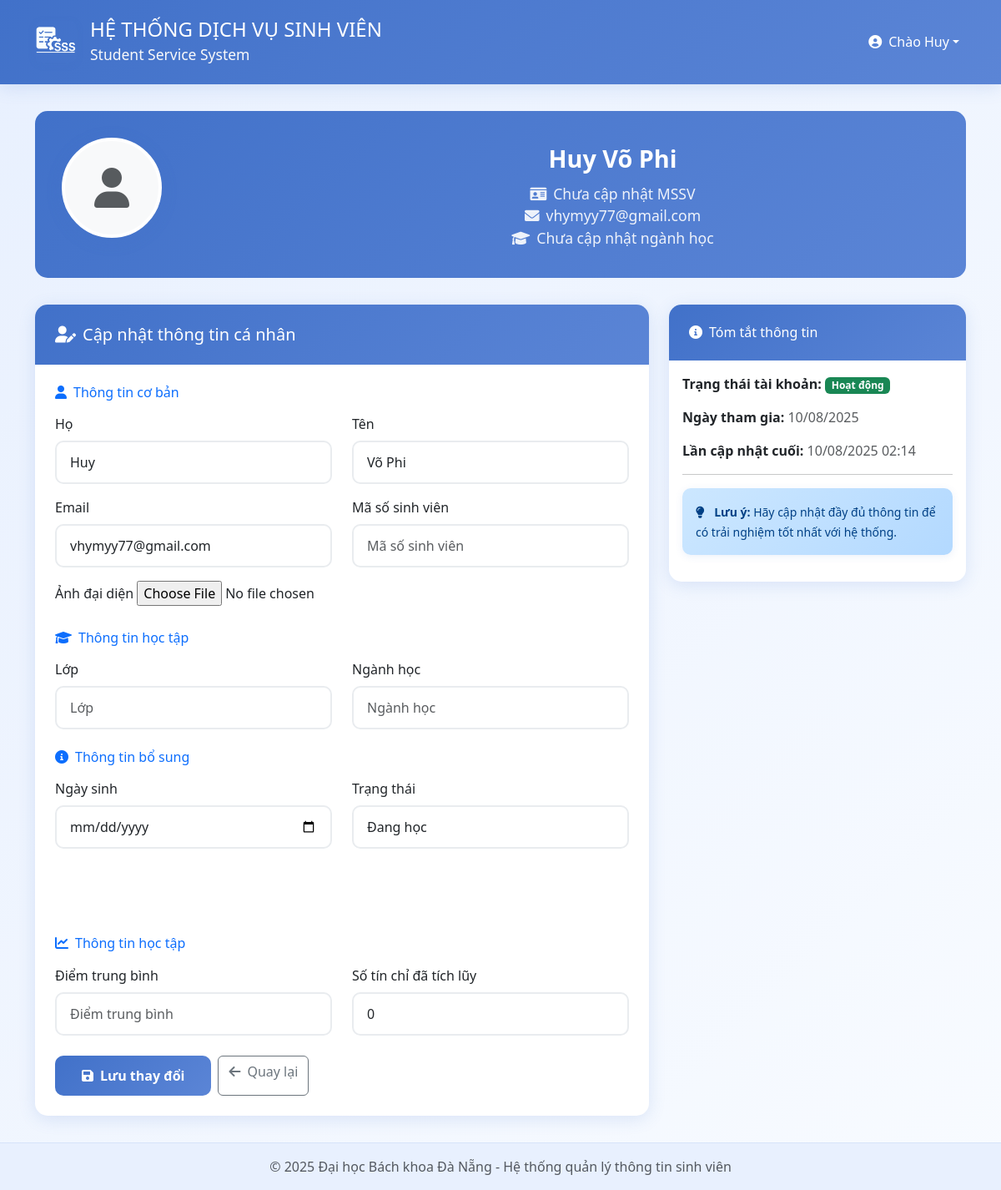
The page /account/profile/ (signed in) on the database its author committed.
### Account/models.py (models this page shows, shortened)
class CustomUser(AbstractUser):
    pass

class StudentProfile(models.Model):
    user = models.OneToOneField(settings.AUTH_USER_MODEL, on_delete=models.CASCADE)
    student_id = models.CharField(max_length=20, unique=True, null=True, blank=True)
    class_name = models.CharField(max_length=20, blank=True)
    major = models.CharField(max_length=100, blank=True)
    avatar = models.ImageField(upload_to='avatars/', null=True, blank=True)
    birth_date = models.DateField(null=True, blank=True)
    gpa = models.FloatField(null=True, blank=True)
    credits_earned = models.IntegerField(default=0)
    status = models.CharField(max_length=20, choices=[
        ('active', 'Đang học'),
        ('graduated', 'Đã tốt nghiệp'),
        ('suspended', 'Tạm nghỉ'),
        ('dropped', 'Thôi học')
    ], default='active')

### Account/views.py (the view)
# urls.py: path('profile/', views.profile_view, name='profile'),
@login_required
def profile_view(request):
    try:
        profile = request.user.studentprofile
    except StudentProfile.DoesNotExist:
        profile = StudentProfile.objects.create(user=request.user)
    if request.method == 'POST':
        user_form = CustomUserForm(request.POST, request.FILES, instance=request.user)
        profile_form = StudentProfileForm(request.POST, instance=profile)
        if user_form.is_valid() and profile_form.is_valid():
            user_form.save()
            profile_form.save()
            messages.success(request, 'Thông tin đã được cập nhật thành công!')
            return redirect('profile')
    else:
        user_form = CustomUserForm(instance=request.user)
        profile_form = StudentProfileForm(instance=profile)
    context = {
        'user_form': user_form,
        'profile_form': profile_form,
        'profile': profile,
    }
    return render(request, 'account/profile.html', context)

### templates/account/profile.html (shortened to what this page needs)
{% extends 'base.html' %}
{% load static %}
{% block content %}
<div class="container">
    <div class="profile-header fade-in">
        <div class="row align-items-center">
            <div class="col-md-3 text-center">
                {% if profile.avatar %}
                    <img src="{{ profile.avatar.url }}" alt="Avatar" class="profile-avatar">
                {% else %}
                    <div class="profile-avatar d-flex align-items-center justify-content-center bg-light">
                        <i class="fas fa-user fa-3x text-muted"></i>
                    </div>
                {% endif %}
            </div>
            <div class="col-md-9">
                <div class="profile-name">{{ user.get_full_name|default:user.username }}</div>
                <div class="profile-info">
                    <i class="fas fa-id-card me-2"></i>{{ profile.student_id|default:"Chưa cập nhật MSSV" }}
                </div>
                <div class="profile-info">
                    <i class="fas fa-envelope me-2"></i>{{ user.email|default:"Chưa cập nhật email" }}
                </div>
                <div class="profile-info">
                    <i class="fas fa-graduation-cap me-2"></i>{{ profile.major|default:"Chưa cập nhật ngành học" }}
                </div>
            </div>
        </div>
    </div>
    <div class="row">
        <div class="col-lg-8">
            <div class="card card-modern slide-in-right">
                <div class="card-header-modern">
                    <h5 class="mb-0">
                        <i class="fas fa-user-edit me-2"></i>Cập nhật thông tin cá nhân
                    </h5>
                </div>
                <div class="card-body p-4">
                    <form method="post" enctype="multipart/form-data">
                        <h6 class="text-primary mb-3">
                            <i class="fas fa-user me-2"></i>Thông tin cơ bản
                        </h6>
                        <div class="row mb-3">
                            <div class="col-md-6">
                                <label for="{{ user_form.first_name.id_for_label }}" class="form-label">
                                    {{ user_form.first_name.label }}
                                </label>
                                {{ user_form.first_name }}
                            </div>
                            <div class="col-md-6">
                                <label for="{{ user_form.last_name.id_for_label }}" class="form-label">
                                    {{ user_form.last_name.label }}
                                </label>
                                {{ user_form.last_name }}
                            </div>
                        </div>
                        <div class="row mb-3">
                            <div class="col-md-6">
                                <label for="{{ user_form.email.id_for_label }}" class="form-label">
                                    {{ user_form.email.label }}
                                </label>
                                {{ user_form.email }}
                            </div>
                            <div class="col-md-6">
                                <label for="{{ profile_form.student_id.id_for_label }}" class="form-label">
                                    {{ profile_form.student_id.label }}
                                </label>
                                {{ profile_form.student_id }}
                            </div>
                        </div>
                        <div class="mb-3">
                            <label for="{{ profile_form.avatar.id_for_label }}" class="form-label">
                                {{ profile_form.avatar.label }}
                            </label>
                            {{ profile_form.avatar }}
                        </div>
                        <h6 class="text-primary mb-3 mt-4">
                            <i class="fas fa-graduation-cap me-2"></i>Thông tin học tập
                        </h6>
                        <div class="row mb-3">
                            <div class="col-md-6">
                                <label for="{{ profile_form.class_name.id_for_label }}" class="form-label">
                                    {{ profile_form.class_name.label }}
                                </label>
                                {{ profile_form.class_name }}
                            </div>
                            <div class="col-md-6">
                                <label for="{{ profile_form.major.id_for_label }}" class="form-label">
                                    {{ profile_form.major.label }}
                                </label>
                                {{ profile_form.major }}
                            </div>
                        </div>
                        <h6 class="text-primary mb-3 mt-4">
                            <i class="fas fa-info-circle me-2"></i>Thông tin bổ sung
                        </h6>
                        <div class="row mb-3">
                            <div class="col-md-6">
                                <label for="{{ profile_form.birth_date.id_for_label }}" class="form-label">
                                    {{ profile_form.birth_date.label }}
                                </label>
                                {{ profile_form.birth_date }}
                            </div>
                            <div class="col-md-6">
                                <label for="{{ profile_form.status.id_for_label }}" class="form-label">
                                    {{ profile_form.status.label }}
                                </label>
                                {{ profile_form.status }}
                            </div>
                        </div>
                        <div class="mb-3">
                        </div>
                        <div class="row mb-3">
                            <div class="col-md-6">
                            </div>
                            <div class="col-md-6">
                            </div>
                        </div>
                        <h6 class="text-primary mb-3 mt-4">
                            <i class="fas fa-chart-line me-2"></i>Thông tin học tập
                        </h6>
                        <div class="row mb-4">
                            <div class="col-md-6">
                                <label for="{{ profile_form.gpa.id_for_label }}" class="form-label">
                                    {{ profile_form.gpa.label }}
                                </label>
                                {{ profile_form.gpa }}
                            </div>
                            <div class="col-md-6">
                                <label for="{{ profile_form.credits_earned.id_for_label }}" class="form-label">
                                    {{ profile_form.credits_earned.label }}
                                </label>
                                {{ profile_form.credits_earned }}
                            </div>
                        </div>
                        <div class="d-flex gap-2">
                            <button type="submit" class="btn btn-primary">
                                <i class="fas fa-save me-2"></i>Lưu thay đổi
                            </button>
                            <a href="{% url 'dashboard' %}" class="btn btn-outline-secondary">
                                <i class="fas fa-arrow-left me-2"></i>Quay lại
                            </a>
                        </div>
                    </form>
                </div>
            </div>
        </div>
        <div class="col-lg-4">
            <div class="card card-modern slide-in-right">
                <div class="card-header-modern">
                    <h6 class="mb-0">
                        <i class="fas fa-info-circle me-2"></i>Tóm tắt thông tin
                    </h6>
                </div>
                <div class="card-body">
                    <div class="mb-3">
                        <strong>Trạng thái tài khoản:</strong>
                        <span class="badge bg-success">Hoạt động</span>
                    </div>
                    <div class="mb-3">
                        <strong>Ngày tham gia:</strong>
                        <span class="text-muted">{{ user.date_joined|date:"d/m/Y" }}</span>
                    </div>
                    <div class="mb-3">
                        <strong>Lần cập nhật cuối:</strong>
                        <span class="text-muted">{{ user.last_login|date:"d/m/Y H:i" }}</span>
                    </div>
                    <hr>
                    <div class="alert alert-info">
                        <small>
                            <i class="fas fa-lightbulb me-2"></i>
                            <strong>Lưu ý:</strong> Hãy cập nhật đầy đủ thông tin để có trải nghiệm tốt nhất với hệ thống.
                        </small>
                    </div>
                </div>
            </div>
        </div>
    </div>
</div>
{% endblock %}

### templates/base.html (shortened to what this page needs)
<!DOCTYPE html>
{% load static %}
<html lang="vi">
<head>
    <link rel="stylesheet" href="https://cdn.jsdelivr.net/npm/bootstrap@5.3.3/dist/css/bootstrap.min.css">
    <link rel="stylesheet" href="{% static 'css/style.css' %}">
    <link rel="stylesheet" href="https://cdnjs.cloudflare.com/ajax/libs/font-awesome/6.0.0/css/all.min.css">
</head>
<body>
    <nav class="navbar navbar-expand-lg navbar-custom">
        <div class="container">
            <a class="navbar-brand d-flex align-items-center" href="{% url 'dashboard' %}">
                <div class="logo-container me-3">
                    <div class="logo-square">
                        <img class="logo-img" src="{% static 'images/logo.png' %}" alt="DUT Manager Logo">
                    </div>
                </div>
                <div>
                    <h4 class="mb-0 text-white">HỆ THỐNG DỊCH VỤ SINH VIÊN</h4>
                    <small class="text-light">Student Service System</small>
                </div>
            </a>
            <div class="collapse navbar-collapse" id="navbarNav">
                <ul class="navbar-nav ms-auto">
                    {% if user.is_authenticated %}
                        <li class="nav-item dropdown">
                            <a class="nav-link dropdown-toggle text-white d-flex align-items-center" href="#" id="navbarDropdown" role="button" data-bs-toggle="dropdown">
                                <i class="fas fa-user-circle me-2"></i>
                                <span>Chào {{ user.first_name|default:user.username }}</span>
                            </a>
                        </li>
                    {% endif %}
                </ul>
            </div>
        </div>
    </nav>
    <main class="main-content">
        {% block content %}{% endblock %}
    </main>
    <footer class="footer mt-auto py-3 bg-light">
        <div class="container text-center">
            <span class="text-muted">© 2025 Đại học Bách khoa Đà Nẵng - Hệ thống quản lý thông tin sinh viên</span>
        </div>
    </footer>
</body>
</html>

### rows shown on the page
CustomUser: first_name "Huy", get_full_name "Huy Võ Phi", email "vhymyy77@gmail.com", last_name "Võ Phi", date_joined "10/08/2025", last_login "10/08/2025 02:14"
StudentProfile: student_id "Chưa cập nhật MSSV", major "Chưa cập nhật ngành học", status "Đang học", credits_earned "0"

### other values the page prints
{{ user_form.first_name.label }} "Họ"
{{ user_form.last_name.label }} "Tên"
{{ user_form.email.label }} "Email"
{{ profile_form.student_id.label }} "Mã số sinh viên"
{{ profile_form.avatar.label }} "Ảnh đại diện"
{{ profile_form.class_name.label }} "Lớp"
{{ profile_form.major.label }} "Ngành học"
{{ profile_form.birth_date.label }} "Ngày sinh"
{{ profile_form.status.label }} "Trạng thái"
{{ profile_form.gpa.label }} "Điểm trung bình"
{{ profile_form.credits_earned.label }} "Số tín chỉ đã tích lũy"
